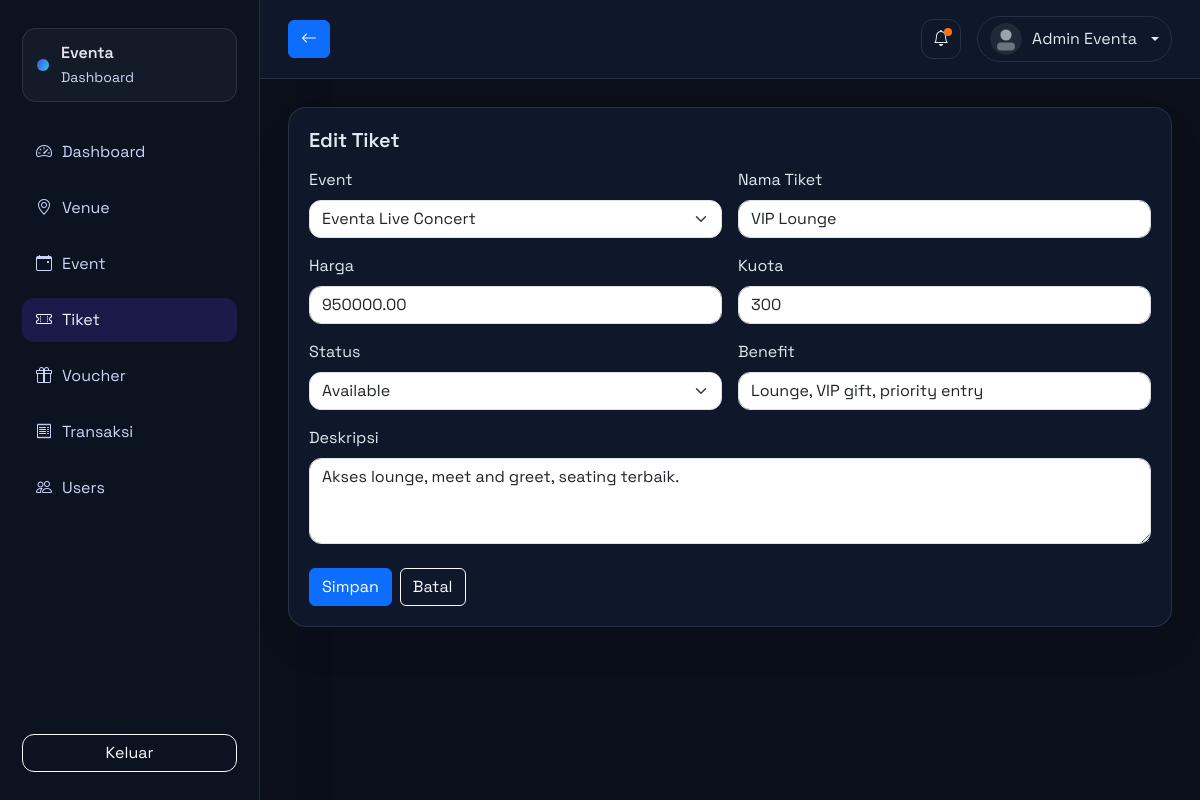
The page /admin/ticket_form.php?id=1 (signed in) on the database its author committed.
### tables this page shows
CREATE TABLE tiket (
    id_tiket INT AUTO_INCREMENT PRIMARY KEY,
    id_event INT,
    nama_tiket VARCHAR(100),
    deskripsi_tiket TEXT,
    harga DECIMAL(12,2),
    kuota INT,
    tiket_terjual INT DEFAULT 0,
    benefit TEXT,
    status_tiket ENUM('available','sold_out') DEFAULT 'available',
    created_at TIMESTAMP DEFAULT CURRENT_TIMESTAMP,
    FOREIGN KEY (id_event) REFERENCES event(id_event) ON DELETE CASCADE
);

CREATE TABLE event (
    id_event INT AUTO_INCREMENT PRIMARY KEY,
    id_venue INT,
    nama_event VARCHAR(150) NOT NULL,
    kategori VARCHAR(100),
    deskripsi TEXT,
    organizer VARCHAR(100),
    tanggal_mulai DATETIME,
    tanggal_selesai DATETIME,
    banner_event VARCHAR(255),
    status_event ENUM('upcoming','ongoing','finished','cancelled') DEFAULT 'upcoming',
    created_at TIMESTAMP DEFAULT CURRENT_TIMESTAMP,
    FOREIGN KEY (id_venue) REFERENCES venue(id_venue) ON DELETE CASCADE
);

### config/helpers.php (called while the page is built, shortened)
<?php
function base_url(string $path = ''): string
{
    $url = rtrim(BASE_URL, '/') . '/' . ltrim($path, '/');
    return str_replace(' ', '%20', $url);
}
function e($value): string
{
    return htmlspecialchars((string)$value, ENT_QUOTES, 'UTF-8');
}

### admin/ticket_form.php (the view, shortened to what this page needs)
<?php
require_once __DIR__ . '/../components/admin_header.php';
$id = (int)($_GET['id'] ?? 0);
$ticket = null;
$events = $pdo->query("SELECT id_event, nama_event FROM event ORDER BY nama_event ASC")->fetchAll();
if ($id > 0) {
    $stmt = $pdo->prepare("SELECT * FROM tiket WHERE id_tiket = :id");
    $stmt->execute(['id' => $id]);
    $ticket = $stmt->fetch();
}
?>
<div class="card-glass">
  <h5 class="fw-semibold mb-3"><?php echo $id > 0 ? 'Edit Tiket' : 'Tambah Tiket'; ?></h5>
  <form method="post">
    <div class="row g-3">
      <div class="col-md-6">
        <label class="form-label">Event</label>
        <select class="form-select" name="id_event">
          <?php foreach ($events as $event): ?>
            <option value="<?php echo $event['id_event']; ?>" <?php echo ($ticket && $ticket['id_event'] == $event['id_event']) ? 'selected' : ''; ?>><?php echo e($event['nama_event']); ?></option>
          <?php endforeach; ?>
        </select>
      </div>
      <div class="col-md-6">
        <label class="form-label">Nama Tiket</label>
        <input type="text" class="form-control" name="nama_tiket" value="<?php echo e($ticket['nama_tiket'] ?? ''); ?>" required>
      </div>
      <div class="col-md-6">
        <label class="form-label">Harga</label>
        <input type="number" class="form-control" name="harga" value="<?php echo e($ticket['harga'] ?? ''); ?>" required>
      </div>
      <div class="col-md-6">
        <label class="form-label">Kuota</label>
        <input type="number" class="form-control" name="kuota" value="<?php echo e($ticket['kuota'] ?? ''); ?>" required>
      </div>
      <div class="col-md-6">
        <label class="form-label">Status</label>
        <select class="form-select" name="status_tiket">
          <?php
            $statusList = ['available', 'sold_out'];
            $current = $ticket['status_tiket'] ?? 'available';
            foreach ($statusList as $statusOption):
          ?>
            <option value="<?php echo $statusOption; ?>" <?php echo $current === $statusOption ? 'selected' : ''; ?>><?php echo ucfirst($statusOption); ?></option>
          <?php endforeach; ?>
        </select>
      </div>
      <div class="col-md-6">
        <label class="form-label">Benefit</label>
        <input type="text" class="form-control" name="benefit" value="<?php echo e($ticket['benefit'] ?? ''); ?>">
      </div>
      <div class="col-12">
        <label class="form-label">Deskripsi</label>
        <textarea class="form-control" name="deskripsi_tiket" rows="3"><?php echo e($ticket['deskripsi_tiket'] ?? ''); ?></textarea>
      </div>
    </div>
    <div class="mt-4 d-flex gap-2">
      <button class="btn btn-primary" type="submit">Simpan</button>
      <a class="btn btn-outline-light" href="<?php echo base_url('admin/tickets.php'); ?>">Batal</a>
    </div>
  </form>
</div>
<?php require_once __DIR__ . '/../components/admin_footer.php'; ?>

### assets/css/dashboard.css (style rules this page uses)
:root { --dash-bg: #0b0f1a; --dash-card: #101827; --dash-border: rgba(148, 163, 184, 0.18); --dash-text: #e2e8f0; --dash-muted: #94a3b8; --dash-primary: #4f46e5; --dash-accent: #22d3ee; }
.dashboard-body { font-family: "Space Grotesk", "Sora", system-ui, sans-serif; background: #f5f7fb; color: #1f2937; }
.dashboard-body.admin-theme { background: var(--dash-bg); color: var(--dash-text); }
.card-glass { background: white; border: 1px solid var(--dash-border); border-radius: 18px; padding: 20px; box-shadow: 0 20px 40px rgba(15, 23, 42, 0.06); }
.dashboard-body.admin-theme .card-glass { background: #0f172a; color: var(--dash-text); }
.form-control, .form-select { border-radius: 12px; }

### rows shown on the page
tiket: id_event "Eventa Live Concert", nama_tiket "VIP Lounge", harga "950000.00", kuota "300", status_tiket "Available", benefit "Lounge, VIP gift, priority entry", deskripsi_tiket "Akses lounge, meet and greet, seating terbaik."

### other values the page prints
$user['nama'] "Admin Eventa"
